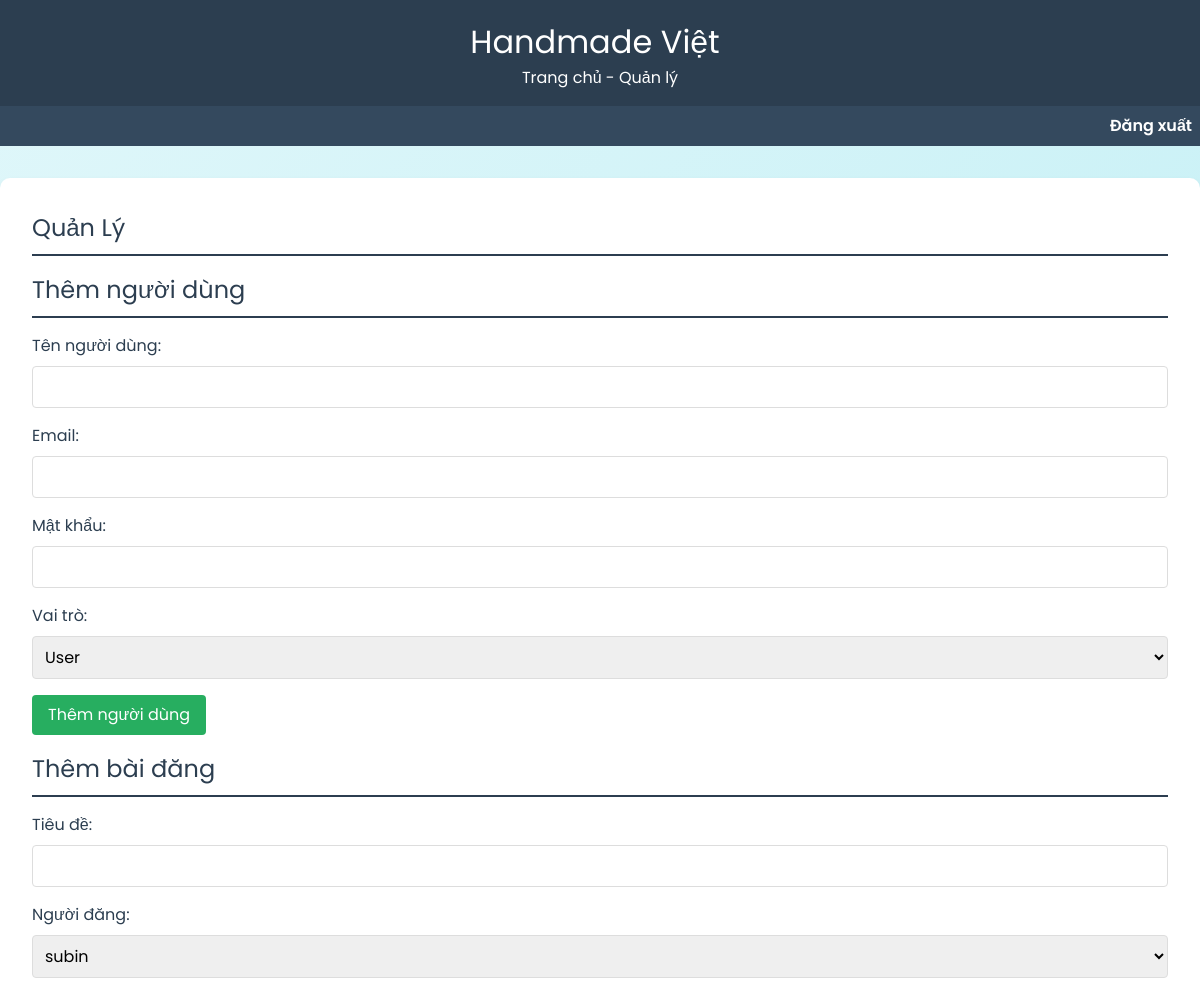
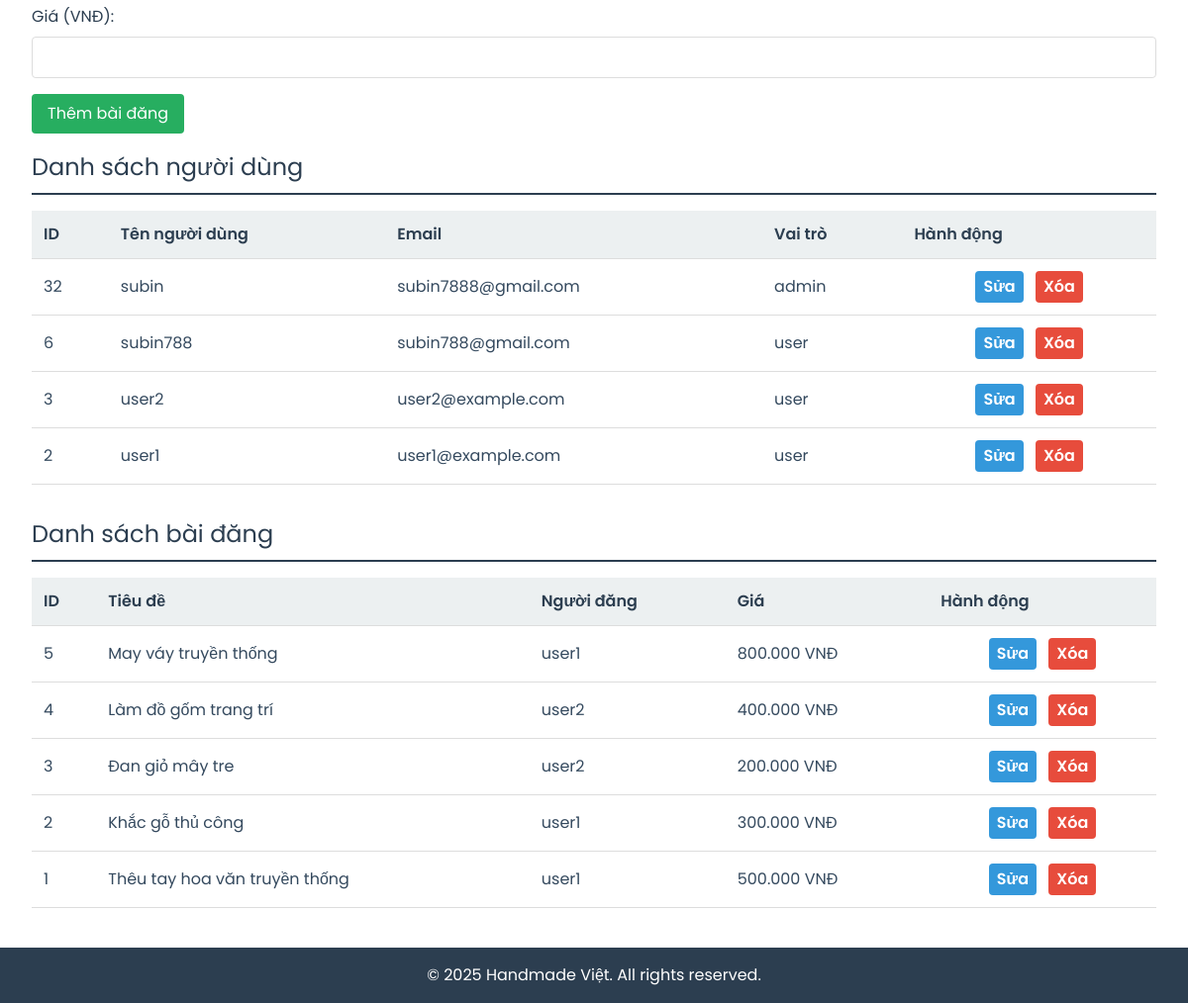
The app's page /admin.php with its own data (2 pictures, top to bottom).
### tables this page shows
CREATE TABLE `users` (
  `id` int(11) NOT NULL,
  `username` varchar(50) NOT NULL,
  `email` varchar(100) NOT NULL,
  `password` varchar(255) NOT NULL,
  `role` enum('user','admin') DEFAULT 'user',
  `created_at` timestamp NOT NULL DEFAULT current_timestamp()
);

CREATE TABLE `services` (
  `id` int(11) NOT NULL,
  `user_id` int(11) NOT NULL,
  `title` varchar(255) NOT NULL,
  `description` text NOT NULL,
  `price` int(11) NOT NULL,
  `image` varchar(255) DEFAULT NULL,
  `created_at` timestamp NOT NULL DEFAULT current_timestamp(),
  `brand` varchar(100) DEFAULT NULL
);

### admin.php (the view, shortened to what this page needs)
<?php
$pdo = new PDO("mysql:host=localhost;dbname=handmade_db", "root", "");
$pdo->setAttribute(PDO::ATTR_ERRMODE, PDO::ERRMODE_EXCEPTION);
$users_stmt = $pdo->query("SELECT * FROM users ORDER BY id DESC");
$users = $users_stmt->fetchAll();
$services_stmt = $pdo->query("SELECT s.*, u.username FROM services s JOIN users u ON s.user_id = u.id ORDER BY s.id DESC");
$services = $services_stmt->fetchAll();
?>
<!DOCTYPE html>
<html lang="vi">
<head>
    <link href="https://cdn.jsdelivr.net/npm/tailwindcss@2.2.19/dist/tailwind.min.css" rel="stylesheet">
</head>
<body>
    <header class="header">
        <h1>
            <url('uploads/login_banner.jpg') alt="Logo" class="logo">
            Handmade Việt
        </h1>
        <p>Trang chủ - Quản lý</p>
    </header>
    <nav class="nav">
        <a href="logout.php">Đăng xuất</a>
    </nav>
    <div class="content">
        <h2 class="section-title">Quản Lý</h2>
        <h3 class="section-title">Thêm người dùng</h3>
        <form method="POST" action="">
            <div class="form-group">
                <label for="username">Tên người dùng:</label>
                <input type="text" name="username" id="username" required>
            </div>
            <div class="form-group">
                <label for="email">Email:</label>
                <input type="email" name="email" id="email" required>
            </div>
            <div class="form-group">
                <label for="password">Mật khẩu:</label>
                <input type="password" name="password" id="password" required>
            </div>
            <div class="form-group">
                <label for="role">Vai trò:</label>
                <select name="role" id="role" required>
                    <option value="user">User</option>
                </select>
            </div>
            <div class="form-group">
                <button type="submit" name="add_user">Thêm người dùng</button>
            </div>
        </form>
        <h3 class="section-title">Thêm bài đăng</h3>
        <form method="POST" action="">
            <div class="form-group">
                <label for="title">Tiêu đề:</label>
                <input type="text" name="title" id="title" required>
            </div>
            <div class="form-group">
                <label for="user_id">Người đăng:</label>
                <select name="user_id" id="user_id" required>
                    <?php foreach ($users as $user): ?>
                        <option value="<?= $user['id'] ?>"><?= $user['username'] ?></option>
                    <?php endforeach; ?>
                </select>
            </div>
            <div class="form-group">
                <label for="price">Giá (VNĐ):</label>
                <input type="number" name="price" id="price" step="1000" required>
            </div>
            <div class="form-group">
                <button type="submit" name="add_service">Thêm bài đăng</button>
            </div>
        </form>
        <h3 class="section-title">Danh sách người dùng</h3>
        <table class="table">
            <thead>
                <tr>
                    <th>ID</th>
                    <th>Tên người dùng</th>
                    <th>Email</th>
                    <th>Vai trò</th>
                    <th>Hành động</th>
                </tr>
            </thead>
            <tbody>
                <?php foreach ($users as $user): ?>
                    <tr>
                        <td><?= htmlspecialchars($user['id']) ?></td>
                        <td><?= htmlspecialchars($user['username']) ?></td>
                        <td><?= htmlspecialchars($user['email']) ?></td>
                        <td><?= htmlspecialchars($user['role']) ?></td>
                        <td>
                            <button class="action-btn edit" onclick="window.location.href='edit_user.php?id=<?= $user['id'] ?>'">Sửa</button>
                            <button class="action-btn delete" onclick="if(confirm('Bạn có chắc muốn xóa?')) window.location.href='admin.php?delete_user=1&id=<?= $user['id'] ?>'">Xóa</button>
                        </td>
                    </tr>
                <?php endforeach; ?>
            </tbody>
        </table>
        <h3 class="section-title">Danh sách bài đăng</h3>
        <table class="table">
            <thead>
                <tr>
                    <th>ID</th>
                    <th>Tiêu đề</th>
                    <th>Người đăng</th>
                    <th>Giá</th>
                    <th>Hành động</th>
                </tr>
            </thead>
            <tbody>
                <?php foreach ($services as $service): ?>
                    <tr>
                        <td><?= htmlspecialchars($service['id']) ?></td>
                        <td><?= htmlspecialchars($service['title']) ?></td>
                        <td><?= htmlspecialchars($service['username']) ?></td>
                        <td><?= number_format($service['price'], 0, ',', '.') ?> VNĐ</td>
                        <td>
                            <button class="action-btn edit" onclick="window.location.href='edit_service.php?id=<?= $service['id'] ?>'">Sửa</button>
                            <button class="action-btn delete" onclick="if(confirm('Bạn có chắc muốn xóa?')) window.location.href='admin.php?delete_service=1&id=<?= $service['id'] ?>'">Xóa</button>
                        </td>
                    </tr>
                <?php endforeach; ?>
            </tbody>
        </table>
    </div>
    <footer class="footer">
        <p>© 2025 Handmade Việt. All rights reserved.</p>
    </footer>
</body>
</html>

### admin.php (style rules this page uses)
body { font-family: 'Poppins', sans-serif; background: linear-gradient(135deg, #e0f7fa 0%, #b2ebf2 100%); margin: 0; padding: 0; }
.header { background: #2c3e50; color: white; padding: 1rem; text-align: center; box-shadow: 0 2px 5px rgba(0, 0, 0, 0.1); }
.header h1 { margin: 0; font-size: 2rem; }
.header .logo { width: 40px; height: 40px; vertical-align: middle; margin-right: 10px; }
.nav { background: #34495e; padding: 0.5rem; text-align: right; }
.nav a { color: white; margin-left: 1rem; text-decoration: none; font-weight: 600; }
.content { max-width: 1200px; margin: 2rem auto; padding: 2rem; background: white; border-radius: 10px; box-shadow: 0 4px 6px rgba(0, 0, 0, 0.1); }
.section-title { color: #2c3e50; font-size: 1.5rem; margin-bottom: 1rem; border-bottom: 2px solid #2c3e50; padding-bottom: 0.5rem; }
.table { width: 100%; border-collapse: collapse; margin-bottom: 2rem; }
.table th, .table td { padding: 0.75rem; text-align: left; border-bottom: 1px solid #ddd; }
.table th { background: #ecf0f1; color: #2c3e50; font-weight: 600; }
.table td { color: #34495e; }
.table td:last-child { text-align: center; }
.action-btn { padding: 0.25rem 0.5rem; margin: 0 0.25rem; border: none; border-radius: 4px; cursor: pointer; font-weight: 600; }
.action-btn.edit { background: #3498db; color: white; }
.action-btn.delete { background: #e74c3c; color: white; }
.form-group { margin-bottom: 1rem; }
.form-group label { display: block; margin-bottom: 0.5rem; color: #2c3e50; }
.form-group input, .form-group select { width: 100%; padding: 0.5rem; border: 1px solid #ddd; border-radius: 4px; }
.form-group button { padding: 0.5rem 1rem; background: #27ae60; color: white; border: none; border-radius: 4px; cursor: pointer; }
.footer { text-align: center; padding: 1rem; background: #2c3e50; color: white; position: fixed; bottom: 0; width: 100%; }

### records on screen
users: id "32", username "subin", email "subin7888@gmail.com", role "admin"
users: id "6", username "subin788", email "subin788@gmail.com", role "user"
users: id "3", username "user2", email "user2@example.com", role "user"
users: id "2", username "user1", email "user1@example.com", role "user"
services: id "5", title "May váy truyền thống", user.username "user1", price "800.000"
services: id "4", title "Làm đồ gốm trang trí", user.username "user2", price "400.000"
services: id "3", title "Đan giỏ mây tre", user.username "user2", price "200.000"
services: id "2", title "Khắc gỗ thủ công", user.username "user1", price "300.000"
services: id "1", title "Thêu tay hoa văn truyền thống", user.username "user1", price "500.000"

### other values on screen
form field user_id "subin"
